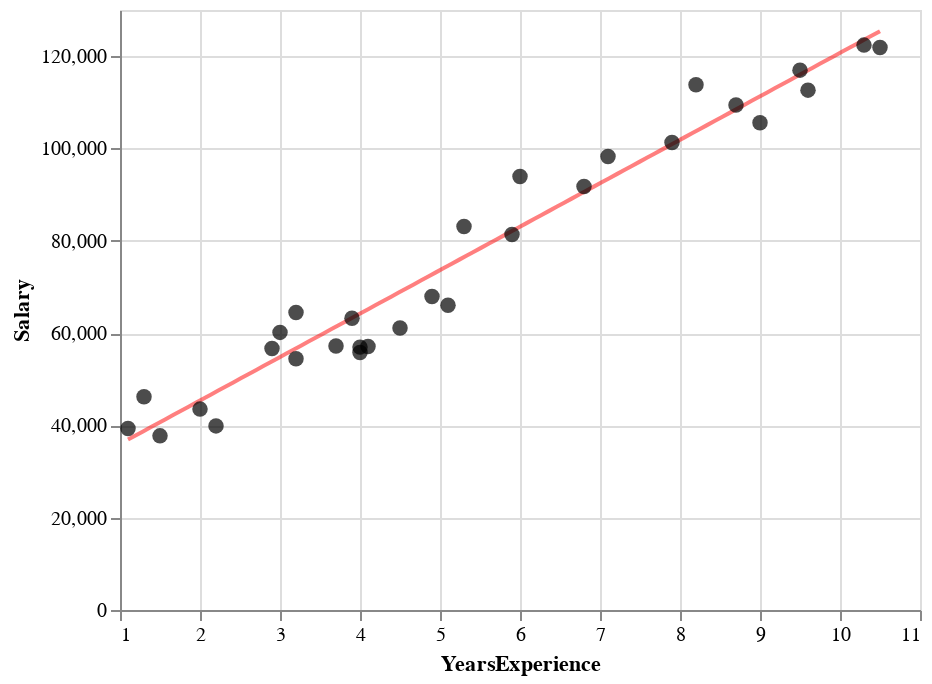

Write notebook code for a chart like this one.
### Markdown cell above
## 1.2 Construct HOPs of the salary data

Now that you have all the pieces, you should be able to put them together to construct a HOPs visualization.

First, run the following code chunk a few times: you should notice that the fit line moves each time you run it.

### Code cell
points_chart = get_salary_points_chart()
salary_reg = get_one_bootstrap_salary_fit()
line_chart = get_salary_linear_fit_chart(salary_reg)
line_chart + points_chart

### Figure 1 — Vega-Lite specification as saved in the notebook (floating-point values rounded to 4 significant figures)
{"config": {"view": {"continuousWidth": 400, "continuousHeight": 300}}, "layer": [{"data": {"name": "data-b137f747a5cacb4a84c10488a41108c7"}, "mark": {"type": "line", "color": "red", "opacity": 0.5}, "encoding": {"x": {"type": "quantitative", "axis": {"title": "YearsExperience"}, "field": "YearsExperience"}, "y": {"type": "quantitative", "axis": {"title": "Salary"}, "field": "Salary"}}}, {"data": {"name": "data-09773d8f115bcdd7976eced50e1ebdda"}, "mark": {"type": "circle", "color": "black", "size": 60}, "encoding": {"x": {"type": "quantitative", "axis": {"title": "YearsExperience"}, "field": "YearsExperience"}, "y": {"type": "quantitative", "axis": {"title": "Salary"}, "field": "Salary"}}}], "$schema": "https://vega.github.io/schema/vega-lite/v4.8.1.json", "datasets": {"data-b137f747a5cacb4a84c10488a41108c7": [{"YearsExperience": 1.1, "Salary": 36930.0}, {"YearsExperience": 1.194, "Salary": 37810.0}, {"YearsExperience": 1.288, "Salary": 38700.0}, {"YearsExperience": 1.382, "Salary": 39580.0}, {"YearsExperience": 1.476, "Salary": 40470.0}, {"YearsExperience": 1.57, "Salary": 41350.0}, {"YearsExperience": 1.664, "Salary": 42240.0}, {"YearsExperience": 1.758, "Salary": 43120.0}, {"YearsExperience": 1.852, "Salary": 44010.0}, {"YearsExperience": 1.946, "Salary": 44890.0}, {"YearsExperience": 2.04, "Salary": 45780.0}, {"YearsExperience": 2.134, "Salary": 46660.0}, {"YearsExperience": 2.228, "Salary": 47550.0}, {"YearsExperience": 2.322, "Salary": 48430.0}, {"YearsExperience": 2.416, "Salary": 49320.0}, {"YearsExperience": 2.51, "Salary": 50200.0}, {"YearsExperience": 2.604, "Salary": 51080.0}, {"YearsExperience": 2.698, "Salary": 51970.0}, {"YearsExperience": 2.792, "Salary": 52850.0}, {"YearsExperience": 2.886, "Salary": 53740.0}, {"YearsExperience": 2.98, "Salary": 54620.0}, {"YearsExperience": 3.074, "Salary": 55510.0}, {"YearsExperience": 3.168, "Salary": 56390.0}, {"YearsExperience": 3.262, "Salary": 57280.0}, {"YearsExperience": 3.356, "Salary": 58160.0}, {"YearsExperience": 3.45, "Salary": 59050.0}, {"YearsExperience": 3.544, "Salary": 59930.0}, {"YearsExperience": 3.638, "Salary": 60820.0}, {"YearsExperience": 3.732, "Salary": 61700.0}, {"YearsExperience": 3.826, "Salary": 62590.0}, {"YearsExperience": 3.92, "Salary": 63470.0}, {"YearsExperience": 4.014, "Salary": 64360.0}, {"YearsExperience": 4.108, "Salary": 65240.0}, {"YearsExperience": 4.202, "Salary": 66130.0}, {"YearsExperience": 4.296, "Salary": 67010.0}, {"YearsExperience": 4.39, "Salary": 67900.0}, {"YearsExperience": 4.484, "Salary": 68780.0}, {"YearsExperience": 4.578, "Salary": 69670.0}, {"YearsExperience": 4.672, "Salary": 70550.0}, {"YearsExperience": 4.766, "Salary": 71440.0}, {"YearsExperience": 4.86, "Salary": 72320.0}, {"YearsExperience": 4.954, "Salary": 73200.0}, {"YearsExperience": 5.048, "Salary": 74090.0}, {"YearsExperience": 5.142, "Salary": 74970.0}, {"YearsExperience": 5.236, "Salary": 75860.0}, {"YearsExperience": 5.33, "Salary": 76740.0}, {"YearsExperience": 5.424, "Salary": 77630.0}, {"YearsExperience": 5.518, "Salary": 78510.0}, {"YearsExperience": 5.612, "Salary": 79400.0}, {"YearsExperience": 5.706, "Salary": 80280.0}, {"YearsExperience": 5.8, "Salary": 81170.0}, {"YearsExperience": 5.894, "Salary": 82050.0}, {"YearsExperience": 5.988, "Salary": 82940.0}, {"YearsExperience": 6.082, "Salary": 83820.0}, {"YearsExperience": 6.176, "Salary": 84710.0}, {"YearsExperience": 6.27, "Salary": 85590.0}, {"YearsExperience": 6.364, "Salary": 86480.0}, {"YearsExperience": 6.458, "Salary": 87360.0}, {"YearsExperience": 6.552, "Salary": 88250.0}, {"YearsExperience": 6.646, "Salary": 89130.0}, {"YearsExperience": 6.74, "Salary": 90020.0}, {"YearsExperience": 6.834, "Salary": 90900.0}, {"YearsExperience": 6.928, "Salary": 91790.0}, {"YearsExperience": 7.022, "Salary": 92670.0}, {"YearsExperience": 7.116, "Salary": 93560.0}, {"YearsExperience": 7.21, "Salary": 94440.0}, {"YearsExperience": 7.304, "Salary": 95320.0}, {"YearsExperience": 7.398, "Salary": 96210.0}, {"YearsExperience": 7.492, "Salary": 97090.0}, {"YearsExperience": 7.586, "Salary": 97980.0}, {"YearsExperience": 7.68, "Salary": 98860.0}, {"YearsExperience": 7.774, "Salary": 99750.0}, {"YearsExperience": 7.868, "Salary": 100600.0}, {"YearsExperience": 7.962, "Salary": 101500.0}, {"YearsExperience": 8.056, "Salary": 102400.0}, {"YearsExperience": 8.15, "Salary": 103300.0}, {"YearsExperience": 8.244, "Salary": 104200.0}, {"YearsExperience": 8.338, "Salary": 105100.0}, {"YearsExperience": 8.432, "Salary": 105900.0}, {"YearsExperience": 8.526, "Salary": 106800.0}, {"YearsExperience": 8.62, "Salary": 107700.0}, {"YearsExperience": 8.714, "Salary": 108600.0}, {"YearsExperience": 8.808, "Salary": 109500.0}, {"YearsExperience": 8.902, "Salary": 110400.0}, {"YearsExperience": 8.996, "Salary": 111300.0}, {"YearsExperience": 9.09, "Salary": 112100.0}, {"YearsExperience": 9.184, "Salary": 113000.0}, {"YearsExperience": 9.278, "Salary": 113900.0}, {"YearsExperience": 9.372, "Salary": 114800.0}, {"YearsExperience": 9.466, "Salary": 115700.0}, {"YearsExperience": 9.56, "Salary": 116600.0}, {"YearsExperience": 9.654, "Salary": 117400.0}, {"YearsExperience": 9.748, "Salary": 118300.0}, {"YearsExperience": 9.842, "Salary": 119200.0}, {"YearsExperience": 9.936, "Salary": 120100.0}, {"YearsExperience": 10.03, "Salary": 121000.0}, {"YearsExperience": 10.12, "Salary": 121900.0}, {"YearsExperience": 10.22, "Salary": 122800.0}, {"YearsExperience": 10.31, "Salary": 123600.0}, {"YearsExperience": 10.41, "Salary": 124500.0}, {"YearsExperience": 10.5, "Salary": 125400.0}], "data-09773d8f115bcdd7976eced50e1ebdda": [{"YearsExperience": 1.1, "Salary": 39340.0}, {"YearsExperience": 1.3, "Salary": 46200.0}, {"YearsExperience": 1.5, "Salary": 37730.0}, {"YearsExperience": 2.0, "Salary": 43520.0}, {"YearsExperience": 2.2, "Salary": 39890.0}, {"YearsExperience": 2.9, "Salary": 56640.0}, {"YearsExperience": 3.0, "Salary": 60150.0}, {"YearsExperience": 3.2, "Salary": 54440.0}, {"YearsExperience": 3.2, "Salary": 64440.0}, {"YearsExperience": 3.7, "Salary": 57190.0}, {"YearsExperience": 3.9, "Salary": 63220.0}, {"YearsExperience": 4.0, "Salary": 55790.0}, {"YearsExperience": 4.0, "Salary": 56960.0}, {"YearsExperience": 4.1, "Salary": 57080.0}, {"YearsExperience": 4.5, "Salary": 61110.0}, {"YearsExperience": 4.9, "Salary": 67940.0}, {"YearsExperience": 5.1, "Salary": 66030.0}, {"YearsExperience": 5.3, "Salary": 83090.0}, {"YearsExperience": 5.9, "Salary": 81360.0}, {"YearsExperience": 6.0, "Salary": 93940.0}, {"YearsExperience": 6.8, "Salary": 91740.0}, {"YearsExperience": 7.1, "Salary": 98270.0}, {"YearsExperience": 7.9, "Salary": 101300.0}, {"YearsExperience": 8.2, "Salary": 113800.0}, {"YearsExperience": 8.7, "Salary": 109400.0}, {"YearsExperience": 9.0, "Salary": 105600.0}, {"YearsExperience": 9.5, "Salary": 117000.0}, {"YearsExperience": 9.6, "Salary": 112600.0}, {"YearsExperience": 10.3, "Salary": 122400.0}, {"YearsExperience": 10.5, "Salary": 121900.0}]}}
